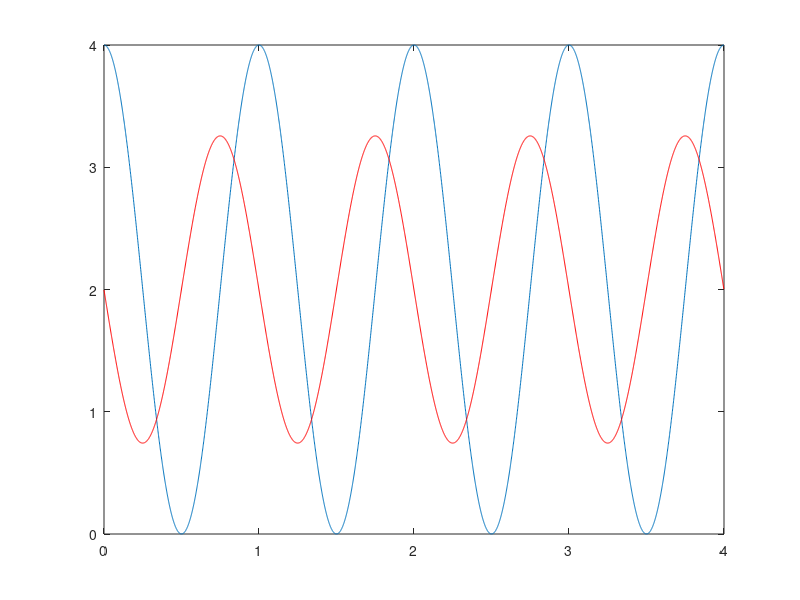
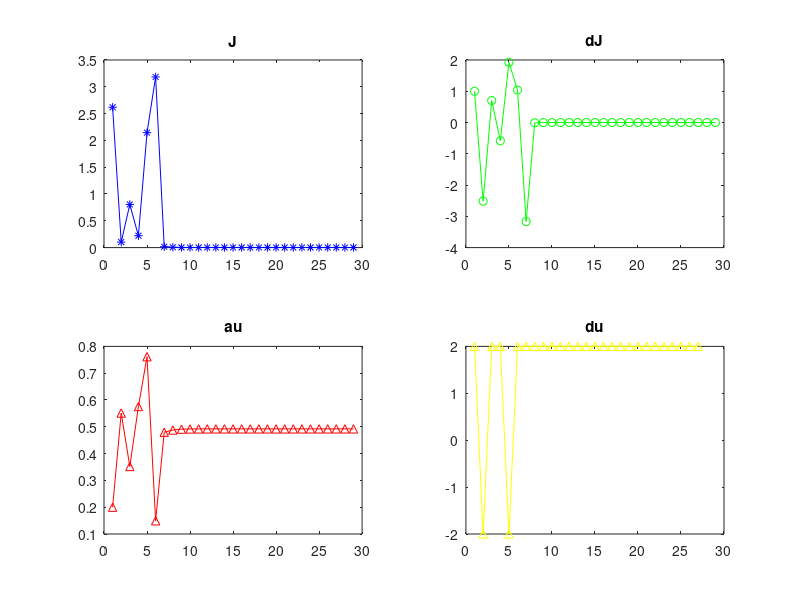

Reproduce these figures in MATLAB, in order.
clc
clear all % focused gaussian beam calculator

r=2000;
S=16;%16*4;
MM=16;

M=512; %256
L1=M*15e-6; %3.84e-3; 
dx1=L1/M;
x1=-L1/2:dx1:L1/2-dx1; 
y1=x1;
lambda=1.064e-6;
k=2*pi/lambda; 
w=dx1*(160/2);

figure(1); test_x=[0:0.001:4]; test_y=abs(exp(-1i*test_x*(2*pi))+exp(-1i*0)).^2; plot(test_x, test_y);
hold on; for (ij = 1:size(test_x,2)-1) test_dy(ij)=(test_y(ij+1)-test_y(ij)); test_dx(ij) = test_x(ij); end; plot(test_dx, test_dy*100+2, 'r'); hold off;

%%

bu = 0.2*(2*pi);
au = rand()*(2*pi);

u5 = exp(-1i*0)+exp(-1i*bu);
ausave(1,1) = bu;
 
I5=(abs(u5).^2);

J(1,1) = I5;
% J(1,1) = J1(1,1)/JJ(1,1);
W(1,1)= 1;
D(1,1)= 1;
MU(1,1)=max(max(angle(bu)));
MaxI(1,1)=max(max((abs(I5).^2)));
MinI(1,1)=min(min((abs(I5).^2)));
diffUsave(:,:,1) = abs(au-bu);

for ii = 1:r
    
    u0 = exp(-1i*au)+exp(-1i*0);
    Intensity = abs(u0).^2;
    ausave(1,ii+1) = au;
    
    J(1,ii+1) = Intensity;
    
%     J(1,ii+1) = J1(1,ii+1)/JJ(1,ii+1);
    W(1,ii+1)=((J(1,ii+1) - J(1,ii)));% /mean(J)
    weight=(W(1,ii+1)); %->multithread 1/Jratio(1,ii+1)
    BB=(au-bu);
    BB = BB/abs(BB) *2;
    dusave(1,ii) = BB;
%     diffUsave = (au-bu)./weight;
%     diffU = (diffUsave);
%     diffU(isnan(diffU)) = 0;
%     diffUsave(isnan(diffUsave(:,:,ii+1)),ii+1) = 0;
    
%     if sum(sum(BB))<=0.01
%         break
%     end
    WM = (weight.*(BB)); %.*perturb.*rand([MM,MM])
%     diffU = (diffUsave(:,:,ii)-diffUsave(:,:,ii+1))/sign(W(1,ii)-W(1,ii+1));%
%     diffU = (diffUsave(:,:,ii+1))/sign(W(1,ii+1));
%     WM = weight.*(diffU);
%     WM = (weight.*diffUsave(:,:,ii+1)); %.*rand([MM,MM])
%     if (ii == 1)
%         WM = rand([MM,MM]).*(2*pi);
%     end
    WM = rem((WM), (2*pi));   %.*(binornd(ones(16,16),ones(16,16)./2)-0.5).*(4*pi)
%     WM = WM./(max(max(WM))/(2*pi));
    D(1,ii+1) = sum(sum(WM))/sum(sum(au))+1;
    value(1,ii+1)=Intensity;
    bu = au;
%     bu = rem(bu, (2*pi));
%     aum = (au + weight);%2
    au = (au - WM);%2
    au = rem(au, (2*pi));
%     au = (au+(au.*weight))/2;%2
%     MU(1,ii+1)=max(max(au))/(2*pi);
%     au = au./ MU(1,ii+1);
    if (min(min(au))<0)
        au = au - min(min(au));
    end
%     au = exp(-i./(MU(1,ii+1))*(au));%2 
%     au = au - min(min(au));
%     if rem(ii,30) == 0
%         au=au+((rand([MM,MM])-0.5)*(2*pi));%| MU(1,ii+1) == 0 30
%     end
    if W(1,ii+1) == 0 %& half == 0
        break
    end
%     if J(1,i+1) == inf | D(1,i+1) == inf
%         break
%     end
    
end

I3=(abs(u0).^2);

% % figure(8)                                                                                         % rescaled figure of J, delta J, change amount of au, cycle of au
% subplot(4,4,11);
% hold off
% plot(rescale(J),'b*-');                                                                             % cacluated J value during iterration
% hold on
% plot(rescale(W),'go-');                                                                             % improvement of output during iterration
% plot(rescale(D),'r^-');                                                                             % expectation of improvement of au
% plot(rescale(MU),'y^-');                                                                            % au's cycle count
% title('J'); 
% legend('J','del J','u diff','u max');%
% hold off

% figure(10) 
% subplot(4,4,14);
% hold off
% plot((J),'b*-'); 
% hold on
% plot((W),'go-'); 
% % plot(rescale(D),'r^-'); 
% % plot(rescale(MU),'y^-'); 
% title('J'); 
% legend('J','del J','u diff','u max');%
% hold off

figure(2) 
subplot(2,2,1);
plot(J,'b*-'); 
title('J'); 
subplot(2,2,2);
plot(W,'go-'); 
title('dJ'); 
subplot(2,2,3);
plot(ausave./(2*pi),'r^-');
title('au'); 
subplot(2,2,4);
plot(dusave,'y^-'); 
title('du'); 
